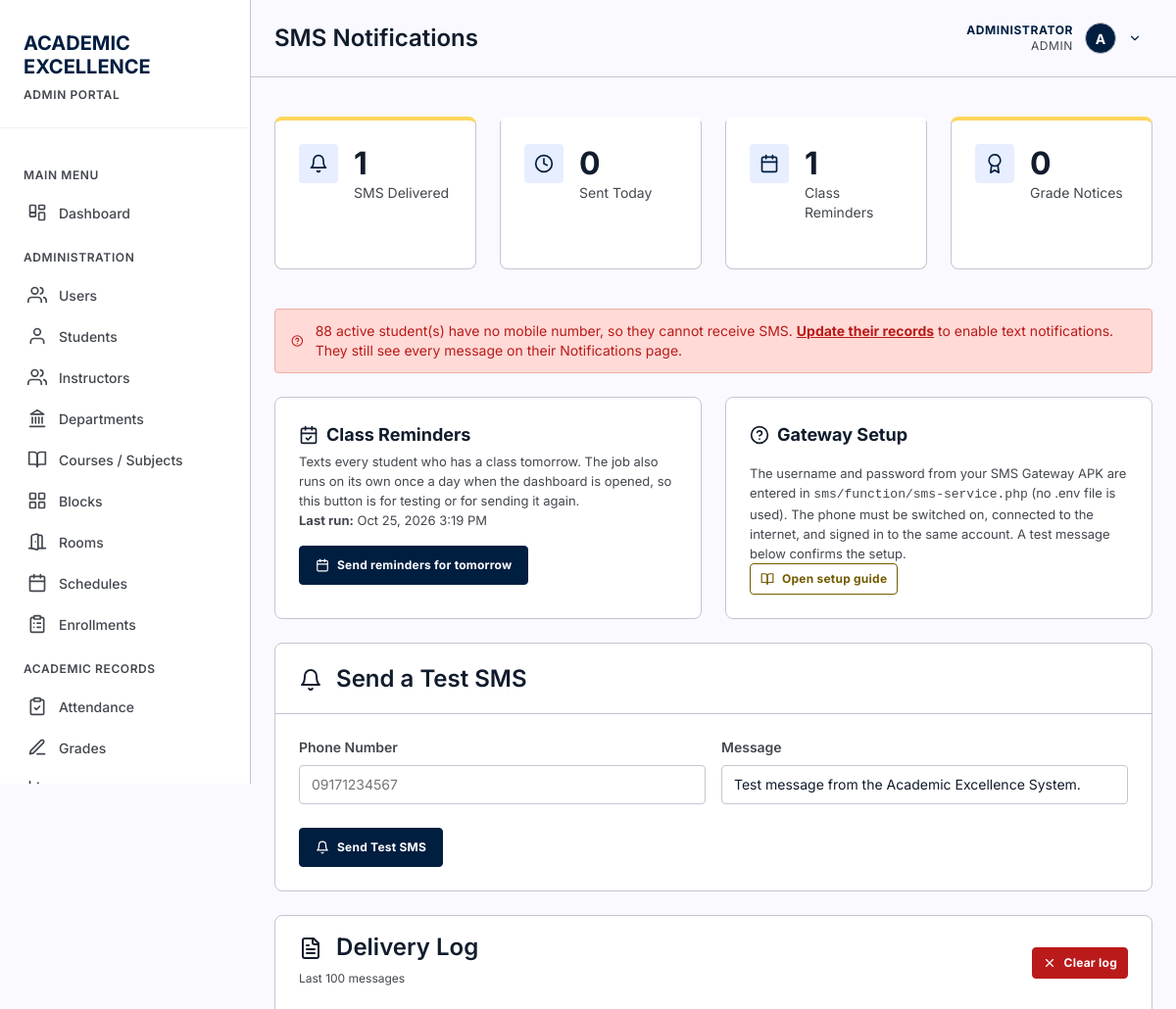
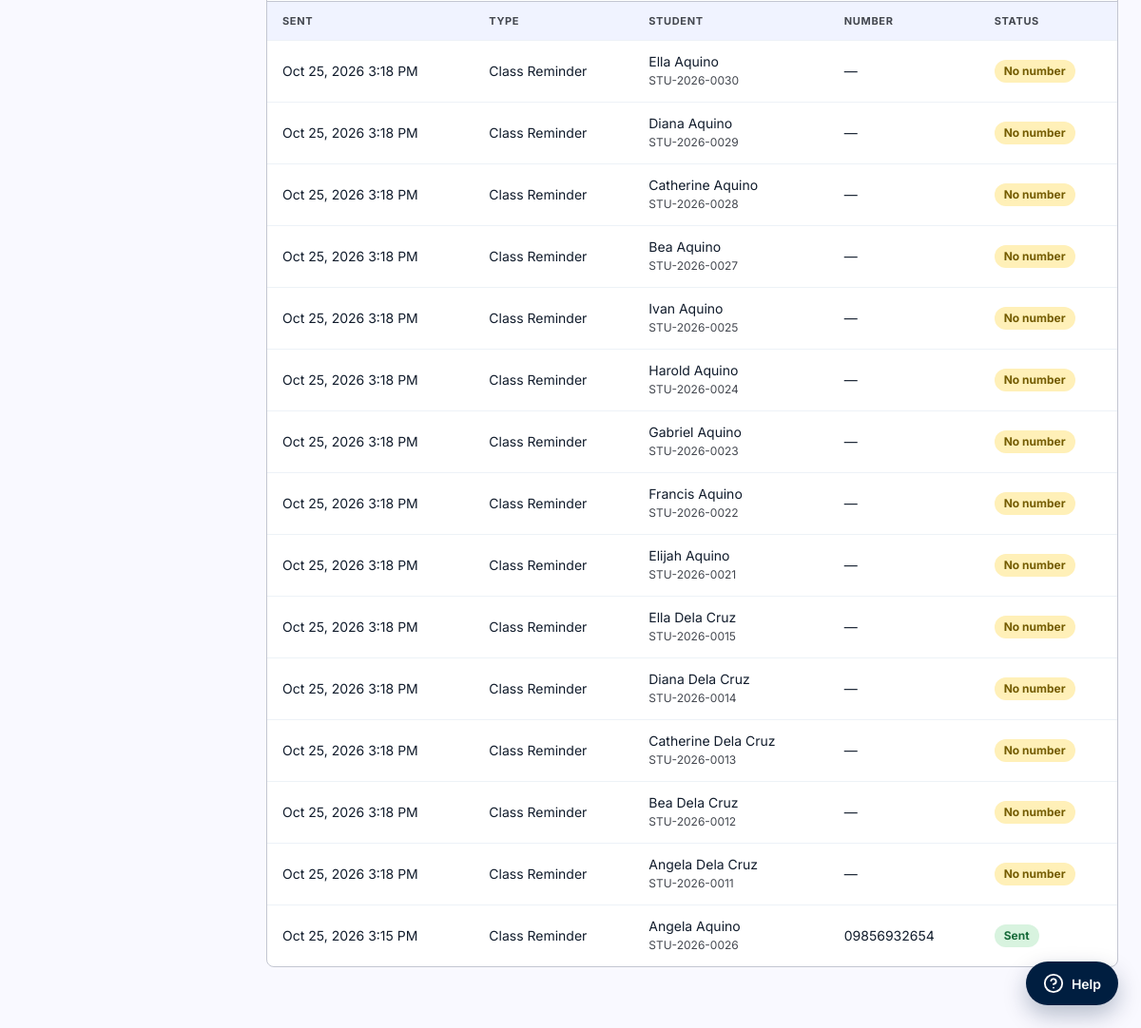
Page /pages/sms-notifications.php (signed in) on the earlier database version (2 pictures, top to bottom).
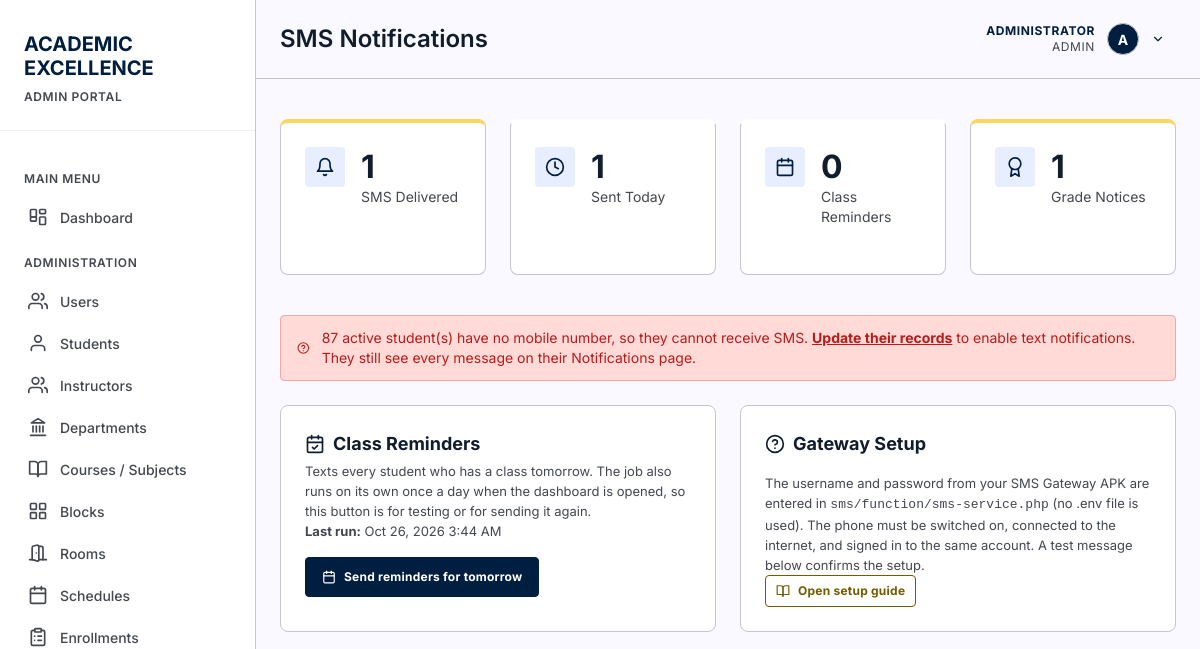
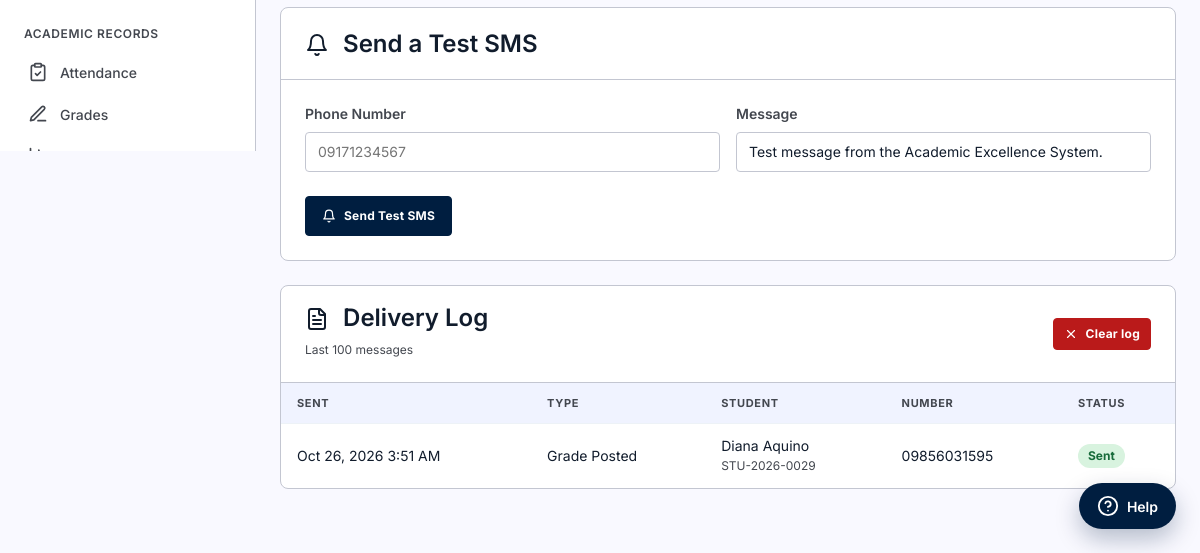
Same page on the later database version (2 pictures, top to bottom).
### tables this page shows
CREATE TABLE "users" (
                    id INTEGER PRIMARY KEY AUTOINCREMENT,
                    username TEXT NOT NULL UNIQUE,
                    password TEXT NOT NULL,
                    full_name TEXT NOT NULL,
                    email TEXT UNIQUE,
                    role TEXT NOT NULL DEFAULT 'student' CHECK(role IN ('admin', 'instructor', 'student')),
                    is_active INTEGER NOT NULL DEFAULT 1 CHECK(is_active IN (0, 1)),
                    last_login_at DATETIME,
                    created_at DATETIME NOT NULL DEFAULT CURRENT_TIMESTAMP,
                    updated_at DATETIME NOT NULL DEFAULT CURRENT_TIMESTAMP
                );

CREATE TABLE app_settings (
            setting_key TEXT PRIMARY KEY,
            setting_value TEXT,
            updated_at DATETIME NOT NULL DEFAULT CURRENT_TIMESTAMP
        );

CREATE TABLE sms_notifications (
            id INTEGER PRIMARY KEY AUTOINCREMENT,
            student_id INTEGER NOT NULL,
            notification_type TEXT NOT NULL,
            title TEXT,
            message TEXT,
            status TEXT NOT NULL DEFAULT 'sent',
            error TEXT,
            reference_id INTEGER,
            sent_at DATETIME NOT NULL DEFAULT CURRENT_TIMESTAMP,
            FOREIGN KEY (student_id) REFERENCES students(id) ON DELETE CASCADE
        );

CREATE TABLE students (
        id INTEGER PRIMARY KEY AUTOINCREMENT,
        student_id TEXT UNIQUE NOT NULL,
        first_name TEXT NOT NULL,
        last_name TEXT NOT NULL,
        email TEXT,
        phone TEXT,
        date_of_birth DATE,
        gender TEXT CHECK(gender IN ('Male', 'Female', 'Other')),
        enrollment_date DATE DEFAULT CURRENT_DATE,
        status TEXT DEFAULT 'Active' CHECK(status IN ('Active', 'Inactive', 'Graduated')),
        created_at TIMESTAMP DEFAULT CURRENT_TIMESTAMP
    , user_id INTEGER REFERENCES users(id) ON DELETE SET NULL, program_id INTEGER REFERENCES programs(id) ON DELETE SET NULL, year_level INTEGER, expected_graduation_date DATE, updated_at DATETIME, block_id INTEGER REFERENCES blocks(id) ON DELETE SET NULL, student_type TEXT NOT NULL DEFAULT 'Regular' CHECK(student_type IN ('Regular', 'Irregular')));

### includes/auth.php (called while the page is built, shortened)
<?php
function currentUser() {
    static $user = false;
    if ($user === false) {
        $db = getDB();
        $stmt = $db->prepare("SELECT * FROM users WHERE id = :id AND is_active = 1");
        $stmt->execute([':id' => (int) $_SESSION['user_id']]);
        $user = $stmt->fetch() ?: null;
    }
    return $user;
}
function isLoggedIn() {
    return currentUser() !== null;
}
function requireLogin() {
    if (!isLoggedIn()) {
        header('Location: ' . baseUrl() . 'login.php');
        exit();
    }
}
function requireRole(...$roles) {
    requireLogin();
    $user = currentUser();
}
function roleLabel($role) {
    return [
        'admin'      => 'Admin',
        'instructor' => 'Teacher',
        'student'    => 'Student'
    ][$role] ?? ucfirst((string) $role);
}

### includes/notifications.php (called while the page is built, shortened)
<?php
function notificationTypeLabel($type) {
    return [
        'schedule_reminder' => 'Class Reminder',
        'grade_posted'      => 'Grade Posted',
        'general'           => 'Notice',
    ][$type] ?? ucfirst(str_replace('_', ' ', (string) $type));
}
function appSetting(PDO $db, $key, $default = null) {
    try {
        $stmt = $db->prepare("SELECT setting_value FROM app_settings WHERE setting_key = :key");
        $stmt->execute([':key' => $key]);
        $value = $stmt->fetchColumn();
        return $value === false ? $default : $value;
    } catch (Throwable $e) {
        return $default;
    }
}

### pages/sms-notifications.php (the view, shortened to what the rows shown need)
<?php
require_once '../includes/functions.php';
require_once '../includes/notifications.php';
requireRole('admin');
$pageTitle = 'SMS Notifications';
$db = getDB();
$lastRun       = (string) appSetting($db, 'schedule_reminder_last_run', '');
$loggerStmt = $db->prepare("
    SELECT sn.*, s.first_name, s.last_name, s.student_id AS student_no, s.phone
    FROM sms_notifications sn
    JOIN students s ON sn.student_id = s.id
    ORDER BY sn.sent_at DESC, sn.id DESC
    LIMIT 100
");
$loggerStmt->execute();
$logRows = $loggerStmt->fetchAll();
include '../includes/header.php';
?>
<div class="dashboard-stats" style="grid-template-columns: repeat(2, minmax(0, 1fr)); margin-bottom: 24px;">
    <div class="card" style="padding: 24px;">
        <h2 style="display: flex; align-items: center; gap: 8px; font-size: 18px; margin-bottom: 4px;">
            <?php echo icon('calendar-check', 20); ?> Class Reminders
        </h2>
        <p style="color: var(--ink-muted); font-size: 13px; line-height: 20px; margin-bottom: 16px;">
            Texts every student who has a class tomorrow. The job also runs on its own once a day when the
            dashboard is opened, so this button is for testing or for sending it again.
            <?php if ($lastRun !== ''): ?>
                <br><strong>Last run:</strong> <?php echo htmlspecialchars(date('M j, Y g:i A', strtotime($lastRun))); ?>
            <?php else: ?>
                <br><strong>Last run:</strong> not yet
            <?php endif; ?>
        </p>
        <form method="post">
            <button type="submit" class="btn btn-primary"><?php echo icon('calendar', 14); ?> Send reminders for tomorrow</button>
        </form>
    </div>
    <div class="card" style="padding: 24px;">
        <h2 style="display: flex; align-items: center; gap: 8px; font-size: 18px; margin-bottom: 16px;">
            <?php echo icon('help', 20); ?> Gateway Setup
        </h2>
    </div>
</div>
<div class="table-container" style="margin-bottom: 24px;">
    <div class="table-header">
        <h2><?php echo icon('bell', 24); ?> Send a Test SMS</h2>
    </div>
</div>
<div class="table-container">
    <div class="table-header">
        <h2><?php echo icon('file-text', 24); ?> Delivery Log
            <small style="display: block; color: var(--ink-muted); font-size: 12px; font-weight: 400; text-transform: none; letter-spacing: 0;">
                Last 100 messages
            </small>
        </h2>
    </div>
    <table>
        <thead>
            <tr>
                <th>Sent</th>
                <th>Type</th>
                <th>Student</th>
                <th>Number</th>
                <th>Status</th>
            </tr>
        </thead>
        <tbody>
            <?php foreach ($logRows as $row): ?>
                <tr>
                    <td data-label="Sent"><?php echo htmlspecialchars(date('M j, Y g:i A', strtotime($row['sent_at']))); ?></td>
                    <td data-label="Type"><?php echo htmlspecialchars(notificationTypeLabel($row['notification_type'])); ?></td>
                    <td data-label="Student">
                        <?php echo htmlspecialchars(trim($row['first_name'] . ' ' . $row['last_name'])); ?>
                        <span style="display: block; color: var(--ink-muted); font-size: 12px;"><?php echo htmlspecialchars($row['student_no']); ?></span>
                    </td>
                    <td data-label="Number"><?php echo htmlspecialchars($row['phone'] ?: '—'); ?></td>
                    <td data-label="Status">
                        <?php if ($row['status'] === 'sent'): ?>
                            <span class="grade-badge grade-top">Sent</span>
                        <?php elseif ($row['status'] === 'skipped'): ?>
                            <span class="grade-badge grade-pass" title="<?php echo htmlspecialchars((string) $row['error']); ?>">No number</span>
                        <?php endif; ?>
                    </td>
                </tr>
            <?php endforeach; ?>
        </tbody>
    </table>
</div>
<?php include '../includes/footer.php'; ?>

### includes/header.php (shortened to what the rows shown need)
<?php
$currentPage = basename($_SERVER['PHP_SELF'], '.php');
$assetPrefix = $currentPage === 'index' ? '' : '../';
$user = currentUser();
$role = $user['role'];
$fullName = $user['full_name'];
$roleLabel = roleLabel($role);
$avatarLetter = strtoupper(substr($fullName, 0, 1));
?>
<!DOCTYPE html>
<html lang="en">
<head>
    <link rel="stylesheet" href="<?php echo $assetPrefix; ?>assets/css/style.css">
</head>
<body>
    <aside class="sidebar">
        <div class="sidebar-header">
            <h1>
                <span class="red">ACADEMIC</span><br>
                <span class="white">EXCELLENCE</span>
            </h1>
            <span class="portal-label"><?php echo strtoupper($roleLabel); ?> PORTAL</span>
        </div>
    </aside>
    <div class="main-content">
        <header class="top-header">
            <h1 class="page-title"><?php echo $pageTitle ?? 'Dashboard'; ?></h1>
            <div class="user-info">
                <div class="user-menu">
                    <button class="user-menu-toggle" type="button" aria-haspopup="true" aria-expanded="false">
                        <div class="user-meta">
                            <span class="user-name"><?php echo htmlspecialchars($fullName); ?></span>
                            <span class="user-role"><?php echo $roleLabel; ?></span>
                        </div>
                        <div class="user-avatar"><?php echo $avatarLetter; ?></div>
                        <?php echo icon('chevron-down', 14); ?>
                    </button>
                </div>
            </div>
        </header>
        <div class="page-content">

Differences in the rows shown:
removed sms_notifications: sent_at "Oct 25, 2026 3:18 PM", notification_type "Class Reminder", student.last_name "Ella Aquino", student.student_id "STU-2026-0030", student.phone "—"
removed sms_notifications: sent_at "Oct 25, 2026 3:18 PM", notification_type "Class Reminder", student.last_name "Diana Aquino", student.student_id "STU-2026-0029", student.phone "—"
removed sms_notifications: sent_at "Oct 25, 2026 3:18 PM", notification_type "Class Reminder", student.last_name "Catherine Aquino", student.student_id "STU-2026-0028", student.phone "—"
removed sms_notifications: sent_at "Oct 25, 2026 3:18 PM", notification_type "Class Reminder", student.last_name "Bea Aquino", student.student_id "STU-2026-0027", student.phone "—"
removed sms_notifications: sent_at "Oct 25, 2026 3:18 PM", notification_type "Class Reminder", student.last_name "Ivan Aquino", student.student_id "STU-2026-0025", student.phone "—"
removed sms_notifications: sent_at "Oct 25, 2026 3:18 PM", notification_type "Class Reminder", student.last_name "Harold Aquino", student.student_id "STU-2026-0024", student.phone "—"
removed sms_notifications: sent_at "Oct 25, 2026 3:18 PM", notification_type "Class Reminder", student.last_name "Gabriel Aquino", student.student_id "STU-2026-0023", student.phone "—"
removed sms_notifications: sent_at "Oct 25, 2026 3:18 PM", notification_type "Class Reminder", student.last_name "Francis Aquino", student.student_id "STU-2026-0022", student.phone "—"
removed sms_notifications: sent_at "Oct 25, 2026 3:18 PM", notification_type "Class Reminder", student.last_name "Elijah Aquino", student.student_id "STU-2026-0021", student.phone "—"
removed sms_notifications: sent_at "Oct 25, 2026 3:18 PM", notification_type "Class Reminder", student.last_name "Ella Dela Cruz", student.student_id "STU-2026-0015", student.phone "—"
removed sms_notifications: sent_at "Oct 25, 2026 3:18 PM", notification_type "Class Reminder", student.last_name "Diana Dela Cruz", student.student_id "STU-2026-0014", student.phone "—"
removed sms_notifications: sent_at "Oct 25, 2026 3:18 PM", notification_type "Class Reminder", student.last_name "Catherine Dela Cruz", student.student_id "STU-2026-0013", student.phone "—"
removed sms_notifications: sent_at "Oct 25, 2026 3:18 PM", notification_type "Class Reminder", student.last_name "Bea Dela Cruz", student.student_id "STU-2026-0012", student.phone "—"
removed sms_notifications: sent_at "Oct 25, 2026 3:18 PM", notification_type "Class Reminder", student.last_name "Angela Dela Cruz", student.student_id "STU-2026-0011", student.phone "—"
removed sms_notifications: sent_at "Oct 25, 2026 3:15 PM", notification_type "Class Reminder", student.last_name "Angela Aquino", student.student_id "STU-2026-0026", student.phone "09856932654", status "Sent"
changed app_settings: setting_value "Oct 25, 2026 3:19 PM" → "Oct 26, 2026 3:44 AM"
added sms_notifications: sent_at "Oct 26, 2026 3:51 AM", notification_type "Grade Posted", student.last_name "Diana Aquino", student.student_id "STU-2026-0029", student.phone "09856031595", status "Sent"
Other differences:
$sentToday: "0" → "1"
$reminderCount: "1" → "0"
$gradeCount: "0" → "1"
$studentsWithoutPhone: "88" → "87"
